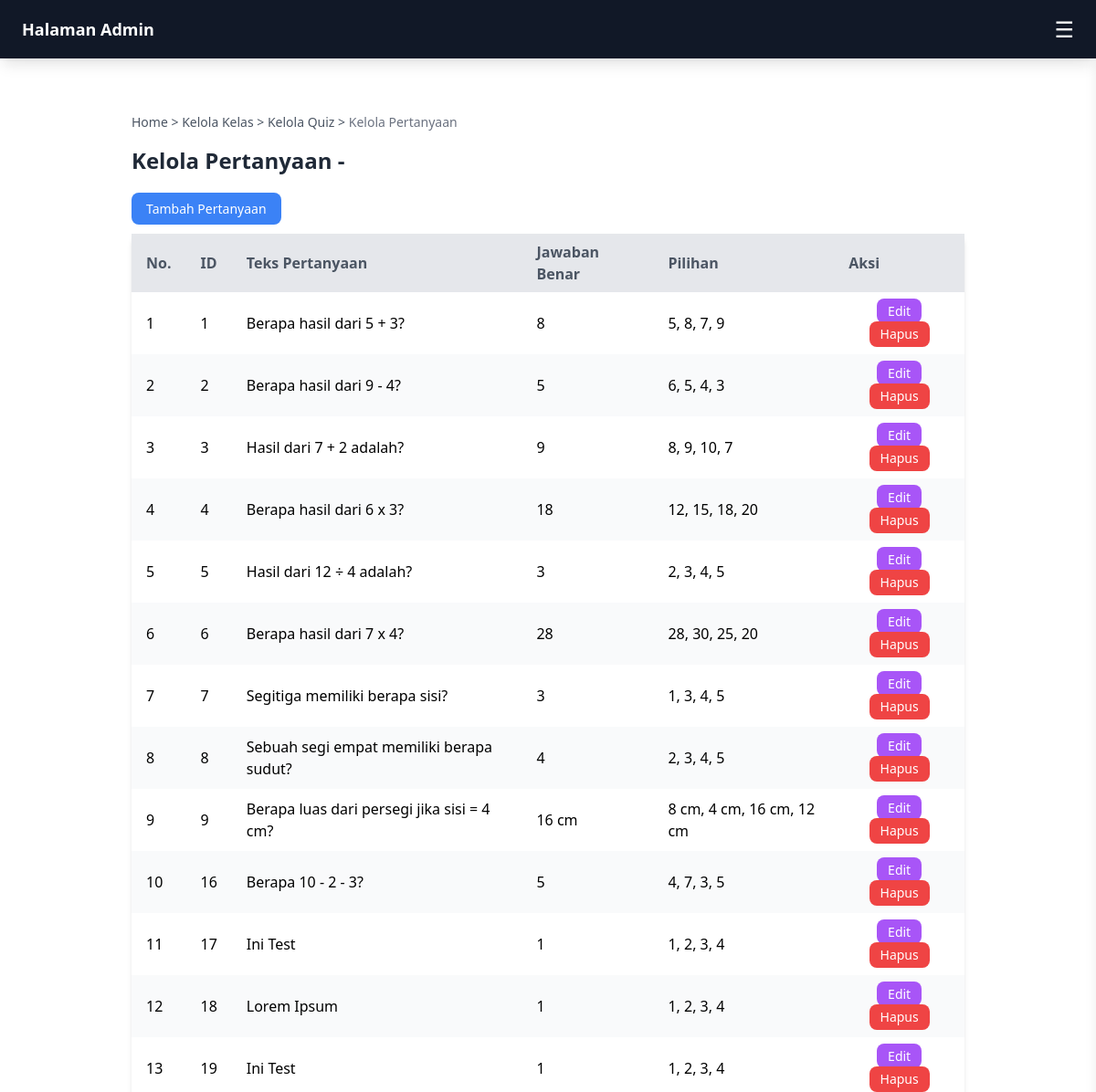
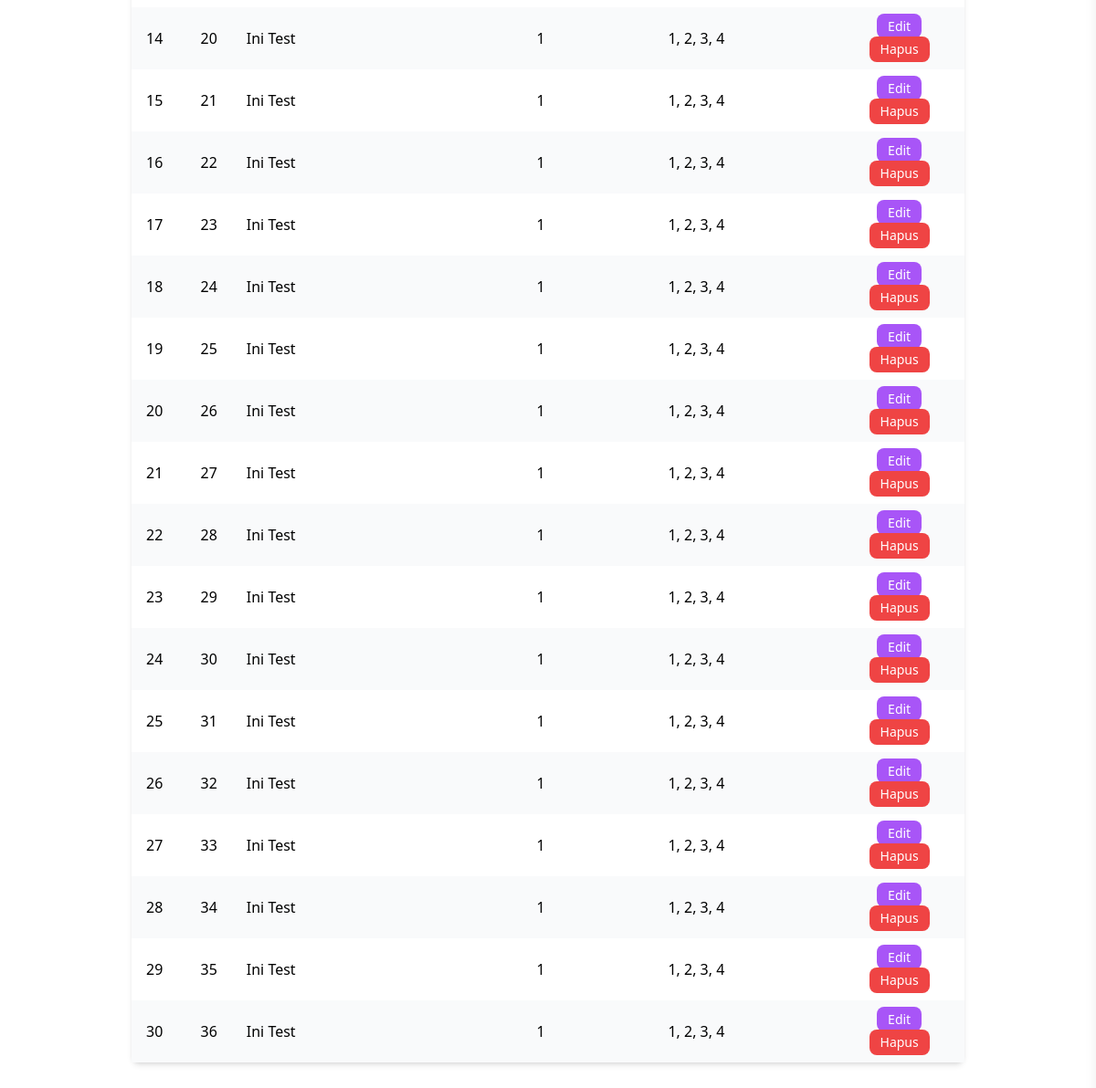
The page /Admin/pertanyaan/index.php on the database its author committed (2 pictures, top to bottom).
### tables this page shows
CREATE TABLE `pertanyaan` (
  `id_pertanyaan` int NOT NULL,
  `id_quiz` int NOT NULL,
  `teks_pertanyaan` text NOT NULL,
  `jawaban_benar` varchar(255) NOT NULL,
  `pilihan` text NOT NULL
);

### model/quiz.php (called while the page is built, shortened)
<?php
require __DIR__ . "/../db.php";
function getQuizByFilter($filter)
{
    global $conn;
    $query = "SELECT quiz.*, materi.id_materi, materi.judul_materi FROM quiz LEFT JOIN materi ON materi.id_materi = quiz.id_materi";
    $params = [];
    $stmt = $conn->prepare($query);
    $stmt->execute($params);
    return isset($filter["id_quiz"]) ? $stmt->fetch(PDO::FETCH_ASSOC) : $stmt->fetchAll(PDO::FETCH_ASSOC);
}

### model/kelas.php (called while the page is built, shortened)
<?php
require __DIR__ . "/../db.php";
function getKelasById($id_kelas)
{
    global $conn;
    $query = "SELECT kelas.*, pengguna.nama AS nama_pengajar, pengguna.email AS email_pengajar
              FROM kelas
              LEFT JOIN pengguna ON kelas.id_pengajar = pengguna.id_pengguna
              WHERE kelas.id_kelas = :id_kelas";
    $stmt = $conn->prepare($query);
    $stmt->bindParam(':id_kelas', $id_kelas);
    $stmt->execute();
    return $stmt->fetch(PDO::FETCH_ASSOC);
}

### model/pertanyaan.php (called while the page is built, shortened)
<?php
require __DIR__ . "/../db.php";
function getPertanyaanByFilter($filter)
{
    global $conn;
    $query = "SELECT * FROM pertanyaan";
    $params = [];
    $stmt = $conn->prepare($query);
    $stmt->execute($params);
    return isset($filter['id_pertanyaan']) ? $stmt->fetch(PDO::FETCH_ASSOC) : $stmt->fetchAll(PDO::FETCH_ASSOC);
}

### Admin/pertanyaan/index.php (the view, shortened to what this page needs)
<?php
require "./../../model/pertanyaan.php";
require "./../../model/quiz.php";
require "./../../model/kelas.php";
$id_quiz = $_GET['id_quiz'];
$id_kelas = $_GET["id_kelas"];
$data["quiz"] = getQuizByFilter(["id_quiz" => $id_quiz]);
$data["kelas"] = getKelasById($id_kelas);
$data["pertanyaan"] = getPertanyaanByFilter(["id_quiz" => $id_quiz]);
?>
<div class="container mx-auto p-6">
    <div class="mb-4">
        <nav class="text-sm text-gray-600">
            <a href="/" class="hover:text-blue-500">Home</a> &gt;
            <a href="/admin/kelas/" class="hover:text-blue-500">Kelola Kelas</a> &gt;
            <a href="/admin/quiz/index.php?id_kelas=<?= $id_kelas ?>" class="hover:text-blue-500">Kelola Quiz</a> &gt;
            <span class="text-gray-500">Kelola Pertanyaan</span>
        </nav>
    </div>
    <h1 class="text-2xl font-bold text-gray-800 mb-6">Kelola Pertanyaan - <?= $data["quiz"]["judul"] ?></h1>
    <div class="mb-4">
        <a href="create.php?id_kelas=<?= $id_kelas ?>&id_quiz=<?= $id_quiz ?>"
            class="px-4 py-2 bg-blue-500 text-white text-sm rounded-lg hover:bg-blue-600">
            Tambah Pertanyaan
        </a>
    </div>
    <div class="rounded-lg shadow-md">
        <table class="table-auto w-full text-left border-collapse">
            <thead>
                <tr class="bg-gray-200">
                    <th class="px-4 py-2 text-gray-600 font-semibold">No.</th>
                    <th class="px-4 py-2 text-gray-600 font-semibold">ID</th>
                    <th class="px-4 py-2 text-gray-600 font-semibold">Teks Pertanyaan</th>
                    <th class="px-4 py-2 text-gray-600 font-semibold">Jawaban Benar</th>
                    <th class="px-4 py-2 text-gray-600 font-semibold">Pilihan</th>
                    <th class="px-4 py-2 text-gray-600 font-semibold">Aksi</th>
                </tr>
            </thead>
            <tbody>
                <?php if (empty($data["pertanyaan"])): ?>
                    <tr>
                        <td colspan="5" class="px-4 py-2 text-center text-gray-500">
                            Tidak ada pertanyaan yang tersedia untuk quiz ini.
                        </td>
                    </tr>
                <?php else: ?>
                    <?php foreach ($data["pertanyaan"] as $key => $row): ?>
                        <tr class="<?= $row['id_pertanyaan'] % 2 === 0 ? 'bg-gray-50' : 'bg-white' ?>">
                            <td class="px-4 py-2"><?= $key + 1 ?></td>
                            <td class="px-4 py-2"><?= $row['id_pertanyaan'] ?></td>
                            <td class="px-4 py-2"><?= $row['teks_pertanyaan'] ?></td>
                            <td class="px-4 py-2"><?= $row['jawaban_benar'] ?></td>
                            <td class="px-4 py-2"><?= $row['pilihan'] ?></td>
                            <td class="px-4 py-2 text-center">
                                <a href="edit.php?id_kelas=<?= $id_kelas ?>&id_pertanyaan=<?= $row['id_pertanyaan'] ?>&id_quiz=<?= $id_quiz ?>"
                                    class="px-3 py-1 bg-purple-500 text-white text-sm rounded-lg hover:bg-purple-600">Edit</a>
                                <form method="POST" action="" class="inline-block" onsubmit="return confirm('Apakah Anda yakin ingin menghapus data ini?');">
                                    <button type="submit" name="delete" class="px-3 py-1 bg-red-500 text-white text-sm rounded-lg hover:bg-red-600">Hapus</button>
                                </form>
                            </td>
                        </tr>
                    <?php endforeach; ?>
                <?php endif ?>
            </tbody>
        </table>
    </div>
</div>
<?php
require "../MasterAdmin.php";
?>

### rows shown on the page
pertanyaan: id_pertanyaan "1", teks_pertanyaan "Berapa hasil dari 5 + 3?", jawaban_benar "8", pilihan "5, 8, 7, 9"
pertanyaan: id_pertanyaan "2", teks_pertanyaan "Berapa hasil dari 9 - 4?", jawaban_benar "5", pilihan "6, 5, 4, 3"
pertanyaan: id_pertanyaan "3", teks_pertanyaan "Hasil dari 7 + 2 adalah?", jawaban_benar "9", pilihan "8, 9, 10, 7"
pertanyaan: id_pertanyaan "4", teks_pertanyaan "Berapa hasil dari 6 x 3?", jawaban_benar "18", pilihan "12, 15, 18, 20"
pertanyaan: id_pertanyaan "5", teks_pertanyaan "Hasil dari 12 ÷ 4 adalah?", jawaban_benar "3", pilihan "2, 3, 4, 5"
pertanyaan: id_pertanyaan "6", teks_pertanyaan "Berapa hasil dari 7 x 4?", jawaban_benar "28", pilihan "28, 30, 25, 20"
pertanyaan: id_pertanyaan "7", teks_pertanyaan "Segitiga memiliki berapa sisi?", jawaban_benar "3", pilihan "1, 3, 4, 5"
pertanyaan: id_pertanyaan "8", teks_pertanyaan "Sebuah segi empat memiliki berapa sudut?", jawaban_benar "4", pilihan "2, 3, 4, 5"
pertanyaan: id_pertanyaan "9", teks_pertanyaan "Berapa luas dari persegi jika sisi = 4 cm?", jawaban_benar "16 cm", pilihan "8 cm, 4 cm, 16 cm, 12 cm"
pertanyaan: id_pertanyaan "16", teks_pertanyaan "Berapa 10 - 2 - 3?", jawaban_benar "5", pilihan "4, 7, 3, 5"
pertanyaan: id_pertanyaan "17", teks_pertanyaan "Ini Test", jawaban_benar "1", pilihan "1, 2, 3, 4"
pertanyaan: id_pertanyaan "18", teks_pertanyaan "Lorem Ipsum", jawaban_benar "1", pilihan "1, 2, 3, 4"
pertanyaan: id_pertanyaan "19", teks_pertanyaan "Ini Test", jawaban_benar "1", pilihan "1, 2, 3, 4"
pertanyaan: id_pertanyaan "20", teks_pertanyaan "Ini Test", jawaban_benar "1", pilihan "1, 2, 3, 4"
pertanyaan: id_pertanyaan "21", teks_pertanyaan "Ini Test", jawaban_benar "1", pilihan "1, 2, 3, 4"
pertanyaan: id_pertanyaan "22", teks_pertanyaan "Ini Test", jawaban_benar "1", pilihan "1, 2, 3, 4"
pertanyaan: id_pertanyaan "23", teks_pertanyaan "Ini Test", jawaban_benar "1", pilihan "1, 2, 3, 4"
pertanyaan: id_pertanyaan "24", teks_pertanyaan "Ini Test", jawaban_benar "1", pilihan "1, 2, 3, 4"
pertanyaan: id_pertanyaan "25", teks_pertanyaan "Ini Test", jawaban_benar "1", pilihan "1, 2, 3, 4"
pertanyaan: id_pertanyaan "26", teks_pertanyaan "Ini Test", jawaban_benar "1", pilihan "1, 2, 3, 4"
pertanyaan: id_pertanyaan "27", teks_pertanyaan "Ini Test", jawaban_benar "1", pilihan "1, 2, 3, 4"
pertanyaan: id_pertanyaan "28", teks_pertanyaan "Ini Test", jawaban_benar "1", pilihan "1, 2, 3, 4"
pertanyaan: id_pertanyaan "29", teks_pertanyaan "Ini Test", jawaban_benar "1", pilihan "1, 2, 3, 4"
pertanyaan: id_pertanyaan "30", teks_pertanyaan "Ini Test", jawaban_benar "1", pilihan "1, 2, 3, 4"
pertanyaan: id_pertanyaan "31", teks_pertanyaan "Ini Test", jawaban_benar "1", pilihan "1, 2, 3, 4"
pertanyaan: id_pertanyaan "32", teks_pertanyaan "Ini Test", jawaban_benar "1", pilihan "1, 2, 3, 4"
pertanyaan: id_pertanyaan "33", teks_pertanyaan "Ini Test", jawaban_benar "1", pilihan "1, 2, 3, 4"
pertanyaan: id_pertanyaan "34", teks_pertanyaan "Ini Test", jawaban_benar "1", pilihan "1, 2, 3, 4"
pertanyaan: id_pertanyaan "35", teks_pertanyaan "Ini Test", jawaban_benar "1", pilihan "1, 2, 3, 4"
pertanyaan: id_pertanyaan "36", teks_pertanyaan "Ini Test", jawaban_benar "1", pilihan "1, 2, 3, 4"
